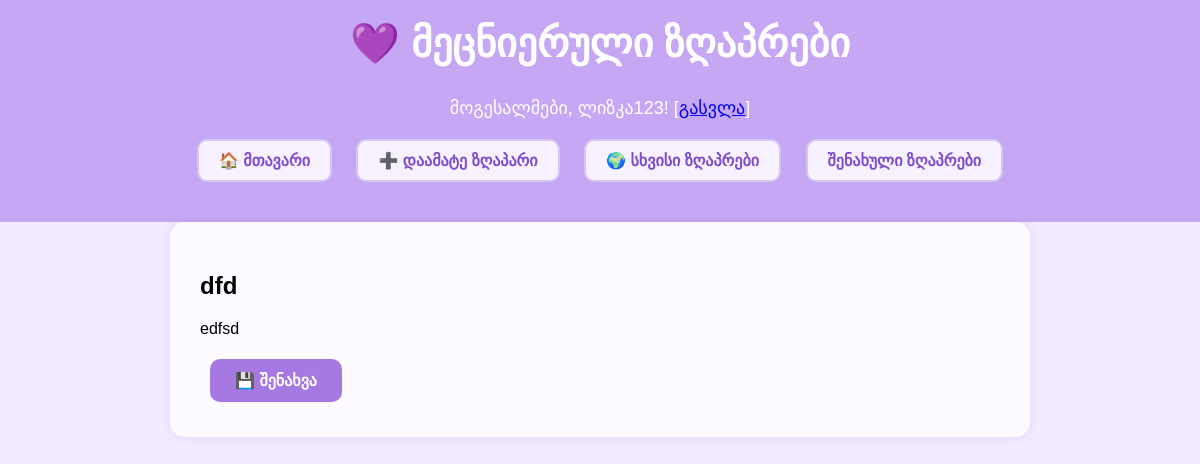
Screenshot of /read/4 (signed in) with the database file from the repository.
### models.py (models this page shows, shortened)
class User(UserMixin, db.Model):
    id = db.Column(db.Integer, primary_key=True)
    username = db.Column(db.String(150), nullable=False)
    password = db.Column(db.String(150), nullable=False)
    stories = db.relationship('Story', backref='author', lazy=True)
    liked_stories = db.relationship('Like', back_populates='user', lazy=True)
    saved_stories = db.relationship('SavedStory', backref='user', lazy=True)

class Story(db.Model):
    id = db.Column(db.Integer, primary_key=True)
    title = db.Column(db.String(200), nullable=False)
    content = db.Column(db.Text, nullable=False)
    user_id = db.Column(db.Integer, db.ForeignKey('user.id'), nullable=False)
    likes = db.relationship('Like', back_populates='story', lazy=True)
    saves = db.relationship('SavedStory', backref='story', lazy=True)

### main.py (the view)
@app.route('/read/<int:story_id>')
@login_required
def read_story(story_id):
    story = Story.query.get_or_404(story_id)
    return render_template('read_story.html', story=story)

### main.py (called while the page is built)
@login_manager.user_loader
def load_user(user_id):
    return User.query.get(int(user_id))

### templates/read_story.html
{% extends 'base.html' %}
{% block content %}
<h2 class="section-title">{{ story.title }}</h2>
<p class="story-content">{{ story.content }}</p>
<div class="story-buttons center">
    <form method="post" action="{{ url_for('save', story_id=story.id) }}">
        <button type="submit" class="story-action">💾 შენახვა</button>
    </form>
</div>
{% endblock %}

### templates/base.html (shortened to what this page needs)
<!DOCTYPE html>
<html lang="ka">
<head>
    <link rel="stylesheet" href="{{ url_for('static', filename='style.css') }}">
</head>
<body>
    <header>
        <h1 class="main-title">💜 მეცნიერული ზღაპრები</h1>
        {% if current_user.is_authenticated %}
            <p class="welcome">მოგესალმები, {{ current_user.username }}! [<a href="{{ url_for('auth.logout') }}">გასვლა</a>]</p>
            <nav class="top-nav">
                <a class="nav-button" href="{{ url_for('home') }}">🏠 მთავარი</a>
                <a class="nav-button" href="{{ url_for('add') }}">➕ დაამატე ზღაპარი</a>
                <a class="nav-button" href="{{ url_for('others') }}">🌍 სხვისი ზღაპრები</a>
                <a class="btn btn-light border mx-1" href="{{ url_for('saved_stories') }}">შენახული ზღაპრები</a>
            </nav>
        {% else %}
            <nav class="top-nav">
                <a class="nav-button" href="{{ url_for('auth.login') }}">🔒 შესვლა</a>
                <a class="nav-button" href="{{ url_for('auth.signup') }}">📝 რეგისტრაცია</a>
            </nav>
        {% endif %}
    </header>
    <main>
        {% block content %}{% endblock %}
    </main>
</body>
</html>

### static/style.css (style rules this page uses)
body { font-family: "Arial", sans-serif; background-color: #f3eaff; margin: 0; padding: 0; }
header { background-color: #c6a7f3; padding: 20px 20px 40px 20px; text-align: center; color: white; }
header h1 { margin: 0; font-size: 40px; font-weight: bold; }
header p { margin-top: 30px; font-size: 18px; font-weight: 500; }
nav { margin-top: 20px; }
nav a { text-decoration: none; color: #7d4dcc; background-color: #f8f1ff; border: 2px solid #d6c4f5; border-radius: 10px; padding: 10px 20px; margin: 0 10px; font-weight: bold; font-size: 16px; transition: background-color 0.3s, color 0.3s, border 0.3s; display: inline-block; }
main { padding: 30px; max-width: 800px; margin: auto; background-color: #fdfbff; border-radius: 15px; box-shadow: 0 0 10px rgba(139, 98, 201, 0.15); }
button, input[type="submit"] { background-color: #a678e2; color: white; padding: 12px 25px; border: none; border-radius: 10px; cursor: pointer; font-size: 16px; font-weight: bold; transition: background-color 0.3s ease; margin: 5px 10px; }

### rows the page displays
User: username "ლიზკა123"
Story: title "dfd", content "edfsd"
